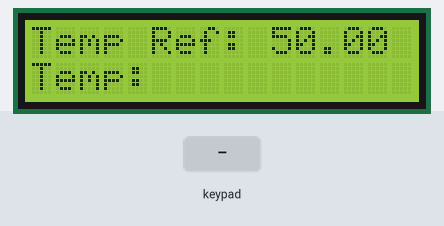
Bench run of a sketch on a simulated Arduino Uno, built with avr-gcc and run on an emulated ATmega328P. Shown: 16×2 character LCD. The test bench sets the inputs (shaded band). What the sketch prints to the serial monitor is not drawn.

Above: at 1.2 s.
1.3 s: key 'C' pressed
At 2.0 s:
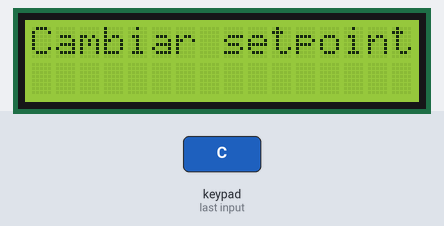
2.8 s: keypad keys 1 2 1 1 1 0 9 pressed 0.4 s apart
At 5.9 s:
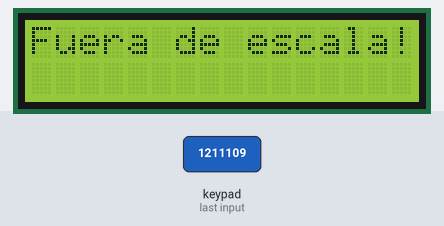
Timing chart, 0 to 7.4 s (numbered marks = the images above; inputs shaded):
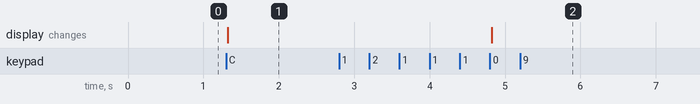

The sketch:

Keyboard_custome.ino
```cpp
#include <Keypad.h>
#include <LiquidCrystal_I2C.h>
#include <Wire.h>     // libreria de comunicacion por I2C
#include <LCD.h>      // libreria para funciones de LCD

//Declaramos los pines del LCD y la dirección del módulo I2C//
const int rs = 0, rw = 1, en = 2, d4 = 4, d5 = 5, d6 = 6, d7 = 7;
LiquidCrystal_I2C lcd (0x20, en, rw, rs, d4, d5, d6, d7);

const byte ROWS = 4;  //four rows
const byte COLS = 4;  //four columns
char wawa[7];         //Variable donde se almacena el cambio del setpoint desde el keypad
int i = 0;
float ref = 50.00;    //Setpoint incial
bool cambio = true;   //Variable que determina si se está modificando el setpoint o no

//define the cymbols on the buttons of the keypads
char hexaKeys[ROWS][COLS] = {
  {'1','2','3','A'},  //Tecla A es igual a enter
  {'4','5','6','B'},
  {'7','8','9','C'},  //Tecla C es igual a cambiar valor del setpoint
  {'.','0','-','D'}
};
byte rowPins[ROWS] = {12, 11, 10, 9}; //connect to the row pinouts of the keypad
byte colPins[COLS] = {8, 7, 6, 5}; //connect to the column pinouts of the ke  ypad

//initialize an instance of class NewKeypad
Keypad customKeypad = Keypad( makeKeymap(hexaKeys), rowPins, colPins, ROWS, COLS);

void setup(){
  Serial.begin(9600);

  lcd.setBacklightPin(3,POSITIVE);  // puerto P3 de PCF8574 como positivo
  lcd.setBacklight(HIGH); // habilita iluminacion posterior de LCD
  lcd.begin(16, 2);       // 16 columnas por 2 lineas para LCD 1602A
  lcd.clear();
  lcd.setCursor(0,0);
  lcd.print("Temp Ref: ");     //Muestra en LCD el setpoint//
  lcd.print (ref);
  lcd.setCursor(0,1);        // Cambia de renglon en el LCD//
  lcd.print("Temp: ");     //Muestra en LCD Temperatura actual//
}

void loop(){
  cambio = true;
  char customKey = customKeypad.getKey(); //Se lee lo ingresado desde el keypad y se guarda en customKey

  if(customKey == 'C'){ //Si se presiona la tecla C, comienza la función que cambia el valor del setpoint
    Serial.println("Introducir nuevo setpoint: ");
    lcd.clear();
    lcd.print("Cambiar setpoint");

    while(cambio){  //Empieza la función de cambio de setpoint desde el keypad
      customKey = customKeypad.getKey(); //Se lee la tecla presionada en el keypad que formará parte de los caracteres del setpoint nuevo
      if (customKey){ //Si se presionó una tecla cualquiera...
        if(customKey != 'A' and customKey != 'C'){  //Si la tecla presionada no es A ni C
          wawa[i] = customKey;  //Se asigna el caracter presionado a la i-ésima posición del array wawa empezando desde 0
          Serial.println(wawa); //Se muestra el valor del string wawa hasta el momento
          i++;  //Se incrementa el valor de i para asignar el siguiente caracter presionado a la siguiente posición del array
        }
      }

      if(i == 6 or customKey == 'A'){ //Si ya se han introducido 6 caracteres (el setpoint máximo es 150.00 de seis caracteres) o se presiona A (enter)
                                      //se terminó de asignar el nuevo setpoint, entonces:
        i = 0;  //Se reinicia el índice del array
        ref = atof(wawa); //Se guarda en la variable ref el valor guardado en wawa hasta ahora y convertido a flotante (función atof())
        cambio = false;   //Para salir de la función (bucle) donde se cambia el valor del setpoint

        if(ref<-50.00 or ref>150.00){ //Si el setpoint introducido está fuera del rango del sensor LM35 [-50, 150], entonces se asigna el valor por default al setpoint
          Serial.println("Fuera de escala!");
          lcd.clear();
          lcd.print("Fuera de escala!");
          ref = 50.00;
        }

        else{ //Si el setpoint introducido está dentro del rango, entonces se imprime en el LCD y el monitor serial
          Serial.print("Nuevo setpoint: ");
          Serial.println(ref);
          lcd.clear();
          lcd.print("Nuevo setpoint: ");
          lcd.setCursor(0,1);
          lcd.print(ref);
        }

        for(int j = 0; j<7; j++){ //Se limpia el array wawa asignando espacios vacíos a todas sus posiciones
          wawa[j] = '\0';
        }
      }
    }
  }
}
```

Measured:
- after the input at 1.3 s, the display: changes at once (image 1)
- after the input at 2.8 s, the display: changes after 2.0 s (image 2)
